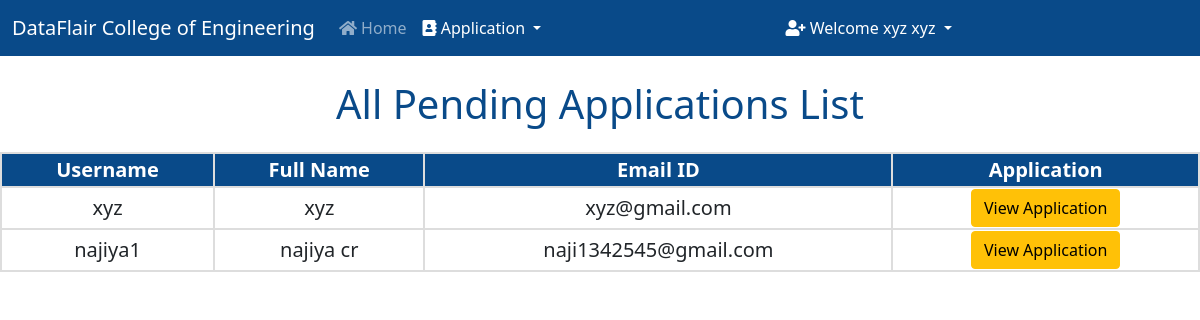
/pending_applications/ (signed in), run on the app's committed database.
### college/models.py (models this page shows, shortened)
class Application(models.Model):
    COURSES = (
    ('Computer Science Engineering', 'Computer Science Engineering'),
    ('Information Technology Engineering', 'Information Technology Engineering'),
    ('Electronics and Telecommunication Engineering', 'Electronics and Telecommunication Engineering'),
    ('Electronics Engineering', 'Electronics Engineering'),
    )
    STATUS = (
        ('Approved', 'Approved'),
        ('Pending', 'Pending'),
        ('Rejected', 'Rejected'),
    )
    user = models.OneToOneField(User, on_delete=models.CASCADE, blank=True, null=True)
    course = models.CharField(max_length=100, choices= COURSES)
    name = models.CharField(max_length=200)
    email = models.CharField(max_length=200)
    phone_no = models.CharField(max_length=200)
    address = models.TextField(max_length=200)
    student_profile = models.ImageField(upload_to="images")
    ssc_percentage = models.DecimalField(max_digits=4, decimal_places=2, null=True)
    ssc_marksheet = models.ImageField(upload_to="images", null=True)
    ssc_passing_certificate = models.ImageField(upload_to="images", null=True)
    ssc_leaving_certificate = models.ImageField(upload_to="images", null=True)
    hsc_percentage = models.DecimalField(max_digits=4, decimal_places=2, null=True)
    hsc_marksheet = models.ImageField(upload_to="images", null=True)
    hsc_passing_certificate = models.ImageField(upload_to="images", null=True)
    hsc_leaving_certificate = models.ImageField(upload_to="images", null=True)
    cet_percentile = models.DecimalField(max_digits=5, decimal_places=3, null=True)
    cet_scorecard = models.ImageField(upload_to="images", null=True)
    jee_percentile = models.DecimalField(max_digits=5, decimal_places=3, null=True)
    jee_scorecard = models.ImageField(upload_to="images", null=True)
    Application_Status = models.TextField(max_length=100, choices=STATUS, default="Pending")
    message = models.TextField(max_length=100, default="", null=True, blank=True)

### college/views.py (the view)
# urls.py: path("pending_applications/", views.pending_applications, name="pending_applications"),
def pending_applications(request):
    if not request.user.is_superuser:
        return redirect("/login")
    pending = Application.objects.filter(Application_Status="Pending")
    return render(request, "pending_applications.html", {'pending':pending})

### college/templates/pending_applications.html (shortened to what this page needs)
{% extends 'admin.html' %}
    {% block body %}
    <h1 class="mt-4">All Pending Applications List</h1>
    <div class="users-table mt-4">
    <table>
        <tbody>
            <tr>
                <th>Username</th>
                <th>Full Name</th>
                <th>Email ID</th>
                <th>Application</th>
            </tr>
            {% for i in pending %}
            <tr>
                <td>{{i.user}}</td>
                <td>{{i.name}}</td>
                <td>{{i.email}}</td>
                <td><a href="/student_application/{{i.id}}/" class="btn btn-warning">View Application</a></td>
            </tr>
            {% endfor %}
        </tbody>
    </table>
    {% endblock %}

### college/templates/admin.html (shortened to what this page needs)
<!doctype html>
<html lang="en">
<head>
  <link href="https://cdn.jsdelivr.net/npm/bootstrap@5.0.2/dist/css/bootstrap.min.css" rel="stylesheet"
>
  <link rel="stylesheet" href="https://cdnjs.cloudflare.com/ajax/libs/font-awesome/5.15.3/css/all.min.css">
</head>
<body>
  <nav class="navbar navbar-expand-lg navbar-dark">
    <div class="container-fluid">
      <a class="navbar-brand" href="/">DataFlair College of Engineering</a>
      <div class="collapse navbar-collapse" id="navbarSupportedContent">
        <ul class="navbar-nav me-auto mb-2 mb-lg-0">
          <li class="nav-item">
            <a class="nav-link {% block admin %} {% endblock %}" aria-current="page" href="/handle_admin/"><i
                class="fa fa-home"></i> Home</a>
          </li>
        </ul>
        <div class="collapse navbar-collapse" id="navbarNavDarkDropdown">
          <ul class="navbar-nav">
            <li class="nav-item dropdown">
              <a class="nav-link active dropdown-toggle" href="#" id="navbarDarkDropdownMenuLink" role="button"
              data-bs-toggle="dropdown" aria-expanded="false">
                <i class="fa fa-address-book"></i> Application
              </a>
            </li>
          </ul>
        </div>
      </div>
      <div class="collapse navbar-collapse" id="navbarNavDarkDropdown">
        <ul class="navbar-nav">
          <li class="nav-item dropdown">
            <a class="nav-link active dropdown-toggle" href="#" id="navbarDarkDropdownMenuLink" role="button"
              data-bs-toggle="dropdown" aria-expanded="false">
              <i class="fa fa-user-plus"></i> Welcome {{request.user.get_full_name}}
            </a>
          </li>
        </ul>
      </div>
    </div>
  </nav>
  {% block body %}
  {% endblock %}
</body>
</html>

### college/templates/admin.html (style rules this page uses)
.navbar { background-color: #094a89; }

### college/templates/pending_applications.html (style rules this page uses)
h1 { text-align: center; color: #094a89; }
table { border-collapse: collapse; width: 100%; text-align: center; font-size: 20px; }
th { background-color: #094a89; color: white; }
th, td { border: 2px solid #ddd; }

### data on the page
Application: user "xyz", name "xyz", email "xyz@gmail.com"
Application: user "najiya1", name "najiya cr", email "naji1342545@gmail.com"

### other printed values
{{ request.user.get_full_name }} "xyz xyz"
